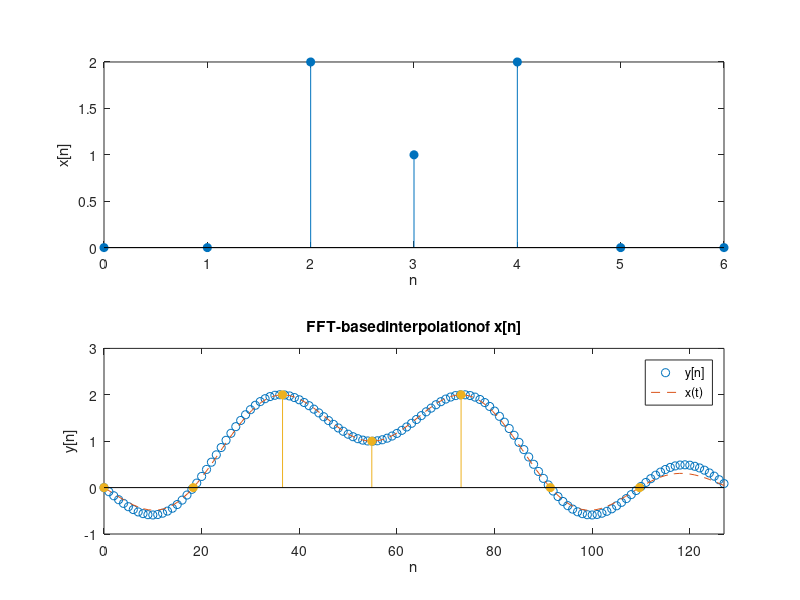

Write the MATLAB code that produced this figure.
N = 7;
M = 128;

n=0:N-1;
x =  (n > N/4 & n < 3*(N-1)/4);

x = [0 0 2 1 2 0 0];

figure(2)

subplot(211)
stem(n,x, 'filled')
xlabel 'n',
ylabel 'x[n]'
axis([0 N-1 0 2])

X = fft(x);
Y = [X(1:(N-1)/2+1) zeros(1,M-length(X)) X((N-1)/2+2:end)];
y = ifft(Y);

t = linspace(0, N, M);
xt =  2*sinc(t-2) + sinc(t-3) + 2*sinc(t-4);

subplot(212)

plot(0:length(y)-1, (M/N)*y, 'o')
hold on;

plot(t*(M/N),            xt, '--')
hold on;

stem(n*(M/N), x, 'filled')
hold off

legend('y[n]','x(t)')
xlabel 'n',
ylabel 'y[n]'
axis([0 M-1 -1 3])
title 'FFT-basedinterpolationof x[n]'
